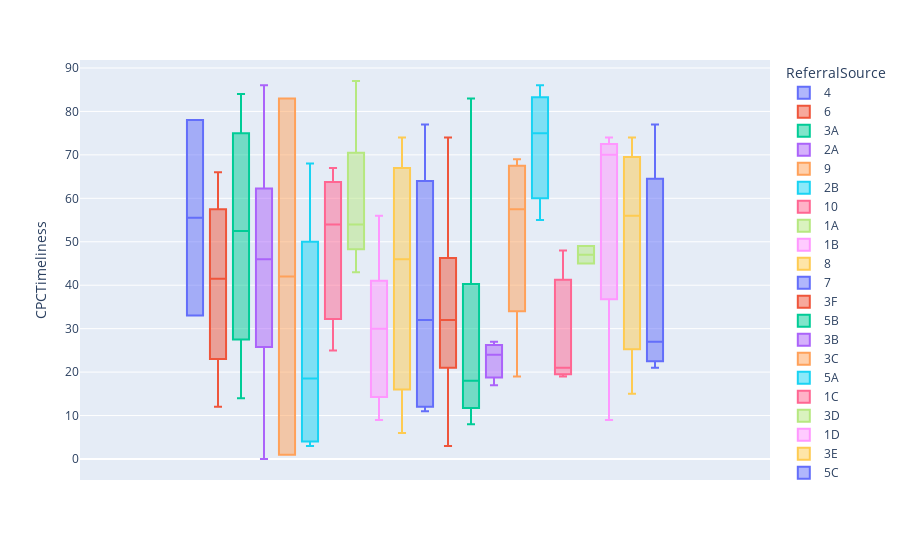

The notebook cell this image was saved under:
### Code cell
timelines_box_2 = px.box(cin_details,
                       y='CPCTimeliness',
                       color='ReferralSource')

timelines_box_2.show()

### Figure 1 — Plotly figure (JSON) as saved in the notebook; plotly's stock layout.template omitted (floating-point values rounded to 4 significant figures)
{"data": [{"alignmentgroup": "True", "hovertemplate": "ReferralSource=4<br>CPCTimeliness=%{y}<extra></extra>", "legendgroup": "4", "marker": {"color": "#636efa"}, "name": "4", "notched": false, "offsetgroup": "4", "orientation": "v", "showlegend": true, "type": "box", "x0": " ", "xaxis": "x", "y": [78, 33], "y0": " ", "yaxis": "y"}, {"alignmentgroup": "True", "hovertemplate": "ReferralSource=6<br>CPCTimeliness=%{y}<extra></extra>", "legendgroup": "6", "marker": {"color": "#EF553B"}, "name": "6", "notched": false, "offsetgroup": "6", "orientation": "v", "showlegend": true, "type": "box", "x0": " ", "xaxis": "x", "y": [49, 12, 66, 34, null], "y0": " ", "yaxis": "y"}, {"alignmentgroup": "True", "hovertemplate": "ReferralSource=3A<br>CPCTimeliness=%{y}<extra></extra>", "legendgroup": "3A", "marker": {"color": "#00cc96"}, "name": "3A", "notched": false, "offsetgroup": "3A", "orientation": "v", "showlegend": true, "type": "box", "x0": " ", "xaxis": "x", "y": [14, 19, 66, 84, 39, 36, 69, 81], "y0": " ", "yaxis": "y"}, {"alignmentgroup": "True", "hovertemplate": "ReferralSource=2A<br>CPCTimeliness=%{y}<extra></extra>", "legendgroup": "2A", "marker": {"color": "#ab63fa"}, "name": "2A", "notched": false, "offsetgroup": "2A", "orientation": "v", "showlegend": true, "type": "box", "x0": " ", "xaxis": "x", "y": [66, 0, 19, null, 51, 86, null, 46, 46, null], "y0": " ", "yaxis": "y"}, {"alignmentgroup": "True", "hovertemplate": "ReferralSource=9<br>CPCTimeliness=%{y}<extra></extra>", "legendgroup": "9", "marker": {"color": "#FFA15A"}, "name": "9", "notched": false, "offsetgroup": "9", "orientation": "v", "showlegend": true, "type": "box", "x0": " ", "xaxis": "x", "y": [83, 1], "y0": " ", "yaxis": "y"}, {"alignmentgroup": "True", "hovertemplate": "ReferralSource=2B<br>CPCTimeliness=%{y}<extra></extra>", "legendgroup": "2B", "marker": {"color": "#19d3f3"}, "name": "2B", "notched": false, "offsetgroup": "2B", "orientation": "v", "showlegend": true, "type": "box", "x0": " ", "xaxis": "x", "y": [3, 68, 50, 4, 27, 10], "y0": " ", "yaxis": "y"}, {"alignmentgroup": "True", "hovertemplate": "ReferralSource=10<br>CPCTimeliness=%{y}<extra></extra>", "legendgroup": "10", "marker": {"color": "#FF6692"}, "name": "10", "notched": false, "offsetgroup": "10", "orientation": "v", "showlegend": true, "type": "box", "x0": " ", "xaxis": "x", "y": [25, 54, 67], "y0": " ", "yaxis": "y"}, {"alignmentgroup": "True", "hovertemplate": "ReferralSource=1A<br>CPCTimeliness=%{y}<extra></extra>", "legendgroup": "1A", "marker": {"color": "#B6E880"}, "name": "1A", "notched": false, "offsetgroup": "1A", "orientation": "v", "showlegend": true, "type": "box", "x0": " ", "xaxis": "x", "y": [65, 43, 87, 50, 54], "y0": " ", "yaxis": "y"}, {"alignmentgroup": "True", "hovertemplate": "ReferralSource=1B<br>CPCTimeliness=%{y}<extra></extra>", "legendgroup": "1B", "marker": {"color": "#FF97FF"}, "name": "1B", "notched": false, "offsetgroup": "1B", "orientation": "v", "showlegend": true, "type": "box", "x0": " ", "xaxis": "x", "y": [16, 56, 36, 30, 9], "y0": " ", "yaxis": "y"}, {"alignmentgroup": "True", "hovertemplate": "ReferralSource=8<br>CPCTimeliness=%{y}<extra></extra>", "legendgroup": "8", "marker": {"color": "#FECB52"}, "name": "8", "notched": false, "offsetgroup": "8", "orientation": "v", "showlegend": true, "type": "box", "x0": " ", "xaxis": "x", "y": [46, 74, 6], "y0": " ", "yaxis": "y"}, {"alignmentgroup": "True", "hovertemplate": "ReferralSource=7<br>CPCTimeliness=%{y}<extra></extra>", "legendgroup": "7", "marker": {"color": "#636efa"}, "name": "7", "notched": false, "offsetgroup": "7", "orientation": "v", "showlegend": true, "type": "box", "x0": " ", "xaxis": "x", "y": [null, 11, 51, 77, null, 13], "y0": " ", "yaxis": "y"}, {"alignmentgroup": "True", "hovertemplate": "ReferralSource=3F<br>CPCTimeliness=%{y}<extra></extra>", "legendgroup": "3F", "marker": {"color": "#EF553B"}, "name": "3F", "notched": false, "offsetgroup": "3F", "orientation": "v", "showlegend": true, "type": "box", "x0": " ", "xaxis": "x", "y": [27, 3, 74, 32, 37], "y0": " ", "yaxis": "y"}, {"alignmentgroup": "True", "hovertemplate": "ReferralSource=5B<br>CPCTimeliness=%{y}<extra></extra>", "legendgroup": "5B", "marker": {"color": "#00cc96"}, "name": "5B", "notched": false, "offsetgroup": "5B", "orientation": "v", "showlegend": true, "type": "box", "x0": " ", "xaxis": "x", "y": [8, 83, 18, null, null, 13, 26], "y0": " ", "yaxis": "y"}, {"alignmentgroup": "True", "hovertemplate": "ReferralSource=3B<br>CPCTimeliness=%{y}<extra></extra>", "legendgroup": "3B", "marker": {"color": "#ab63fa"}, "name": "3B", "notched": false, "offsetgroup": "3B", "orientation": "v", "showlegend": true, "type": "box", "x0": " ", "xaxis": "x", "y": [null, 24, 27, null, 17], "y0": " ", "yaxis": "y"}, {"alignmentgroup": "True", "hovertemplate": "ReferralSource=3C<br>CPCTimeliness=%{y}<extra></extra>", "legendgroup": "3C", "marker": {"color": "#FFA15A"}, "name": "3C", "notched": false, "offsetgroup": "3C", "orientation": "v", "showlegend": true, "type": "box", "x0": " ", "xaxis": "x", "y": [66, 19, 69, null, null, 49], "y0": " ", "yaxis": "y"}, {"alignmentgroup": "True", "hovertemplate": "ReferralSource=5A<br>CPCTimeliness=%{y}<extra></extra>", "legendgroup": "5A", "marker": {"color": "#19d3f3"}, "name": "5A", "notched": false, "offsetgroup": "5A", "orientation": "v", "showlegend": true, "type": "box", "x0": " ", "xaxis": "x", "y": [null, 86, 55, 75], "y0": " ", "yaxis": "y"}, {"alignmentgroup": "True", "hovertemplate": "ReferralSource=1C<br>CPCTimeliness=%{y}<extra></extra>", "legendgroup": "1C", "marker": {"color": "#FF6692"}, "name": "1C", "notched": false, "offsetgroup": "1C", "orientation": "v", "showlegend": true, "type": "box", "x0": " ", "xaxis": "x", "y": [null, 48, 21, 19], "y0": " ", "yaxis": "y"}, {"alignmentgroup": "True", "hovertemplate": "ReferralSource=3D<br>CPCTimeliness=%{y}<extra></extra>", "legendgroup": "3D", "marker": {"color": "#B6E880"}, "name": "3D", "notched": false, "offsetgroup": "3D", "orientation": "v", "showlegend": true, "type": "box", "x0": " ", "xaxis": "x", "y": [45, 49], "y0": " ", "yaxis": "y"}, {"alignmentgroup": "True", "hovertemplate": "ReferralSource=1D<br>CPCTimeliness=%{y}<extra></extra>", "legendgroup": "1D", "marker": {"color": "#FF97FF"}, "name": "1D", "notched": false, "offsetgroup": "1D", "orientation": "v", "showlegend": true, "type": "box", "x0": " ", "xaxis": "x", "y": [null, 46, 74, 72, 70, 9], "y0": " ", "yaxis": "y"}, {"alignmentgroup": "True", "hovertemplate": "ReferralSource=3E<br>CPCTimeliness=%{y}<extra></extra>", "legendgroup": "3E", "marker": {"color": "#FECB52"}, "name": "3E", "notched": false, "offsetgroup": "3E", "orientation": "v", "showlegend": true, "type": "box", "x0": " ", "xaxis": "x", "y": [56, null, 15, 74], "y0": " ", "yaxis": "y"}, {"alignmentgroup": "True", "hovertemplate": "ReferralSource=5C<br>CPCTimeliness=%{y}<extra></extra>", "legendgroup": "5C", "marker": {"color": "#636efa"}, "name": "5C", "notched": false, "offsetgroup": "5C", "orientation": "v", "showlegend": true, "type": "box", "x0": " ", "xaxis": "x", "y": [21, 27, 77], "y0": " ", "yaxis": "y"}], "layout": {"boxmode": "group", "legend": {"title": {"text": "ReferralSource"}, "tracegroupgap": 0}, "margin": {"t": 60}, "xaxis": {"anchor": "y", "domain": [0, 1]}, "yaxis": {"anchor": "x", "domain": [0, 1], "title": {"text": "CPCTimeliness"}}}}
